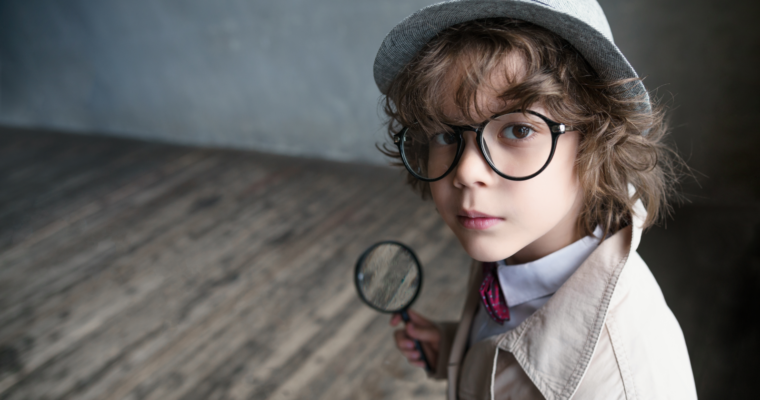
#> input picture sherlock_kid.png, 760 x 400 px, found by its file name
$ python imread.py
#> lines starting #> are read from the running program, lines starting #| are printed output that depends on the picture
import cv2

img_path = "C:\dip\sherlock_kid.png"
img = cv2.imread(img_path)
#> img is the input picture: shape (400, 760, 3); mean B, G, R 93.1, 94.7, 96.7
# print(img.shape)

img_gray = cv2.cvtColor(img,cv2.COLOR_BGR2GRAY)
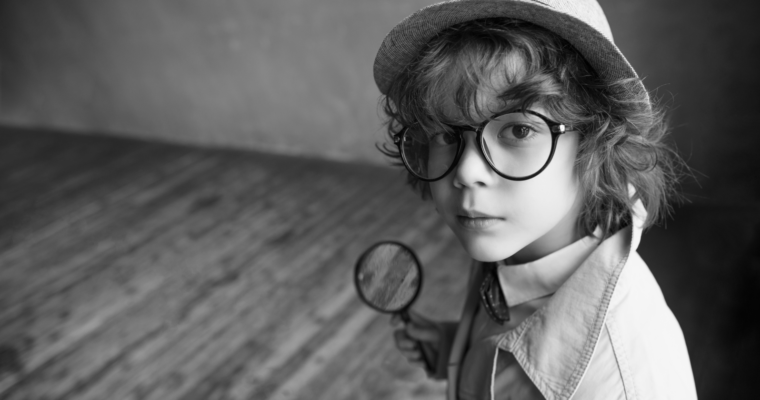
#> img_gray: shape (400, 760); min 1, max 254, mean 95.2
img_hsv = cv2.cvtColor(img,cv2.COLOR_BGR2HSV)
#> img_hsv: shape (400, 760, 3); mean H, S, V 44.7, 40.4, 102
img_rgb = cv2.cvtColor(img,cv2.COLOR_BGR2RGBA)
cv2.imshow("Image",img)
# [6 lines of commented-out code are left out]
cv2.imwrite("C:\dip\sherlock_kid_gray.png", img_gray)
img_resized = cv2.resize(img, (600,500))
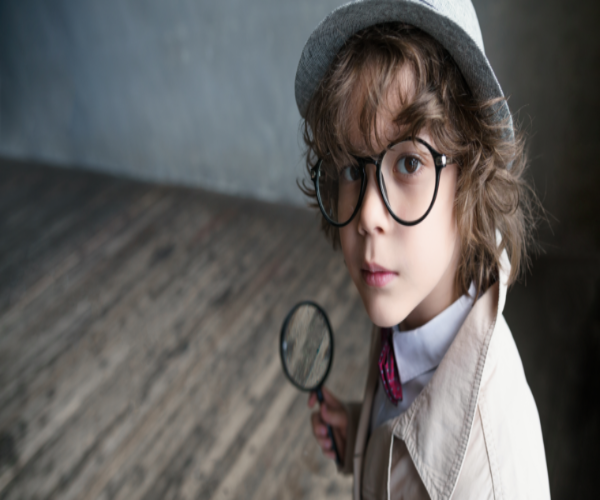
#> img_resized: shape (500, 600, 3); mean B, G, R 93.1, 94.6, 96.7
# cv2.imshow("Resized Image", img_resized)

img_sliced = img[:,350:700]
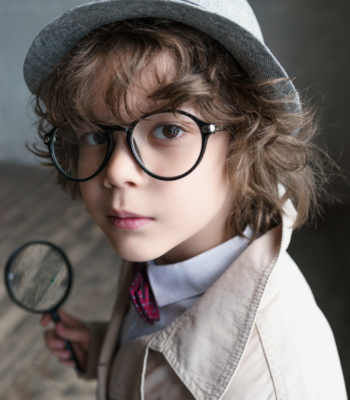
#> img_sliced: shape (400, 350, 3); mean B, G, R 100.6, 104.1, 112
cv2.imshow("Image Sliced", img_sliced)
cv2.waitKey(0)

$ run again, with SavedImg.png copied over sherlock_kid.png
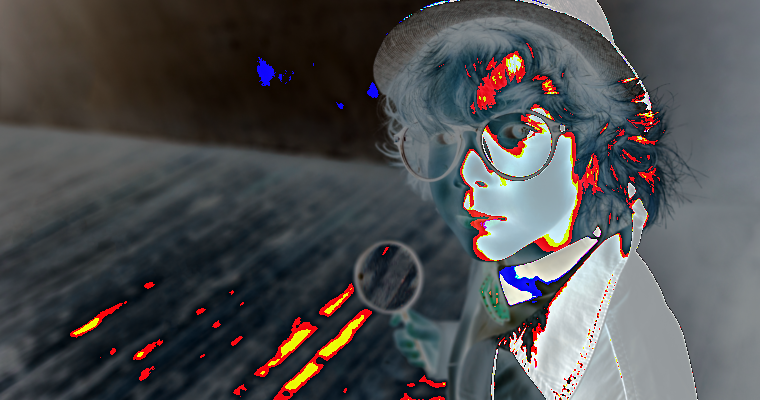
#> input picture SavedImg.png, 760 x 400 px, found by its file name
#> img is the input picture: shape (400, 760, 3); mean B, G, R 79.6, 78, 77.7
#> img_hsv: shape (400, 760, 3); mean H, S, V 82, 77.8, 91
#> `img_resized = cv2.resize(img, (600,500))`:
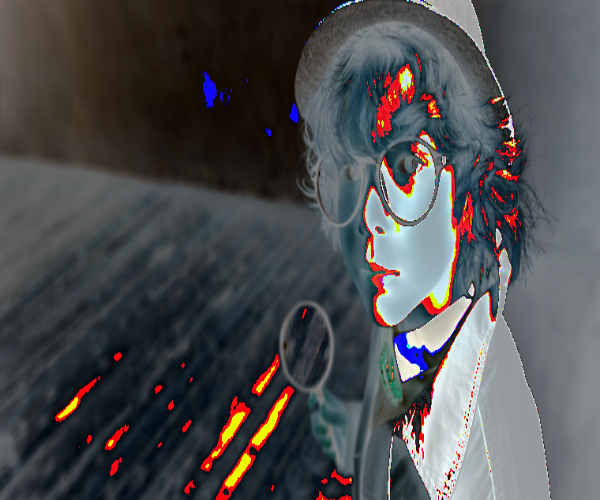
#> img_resized: shape (500, 600, 3); mean B, G, R 79.5, 77.9, 77.6
#> `img_sliced = img[:,350:700]`:
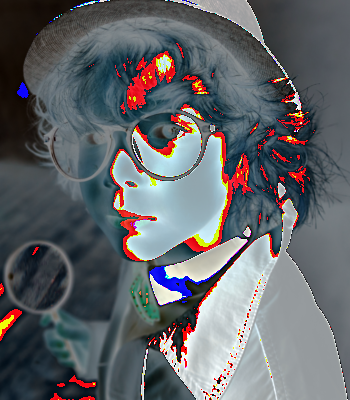
#> img_sliced: shape (400, 350, 3); mean B, G, R 105.2, 101.1, 98.6

$ run again, with WIN_20221126_21_04_42_Pro.jpg saved as sherlock_kid.png
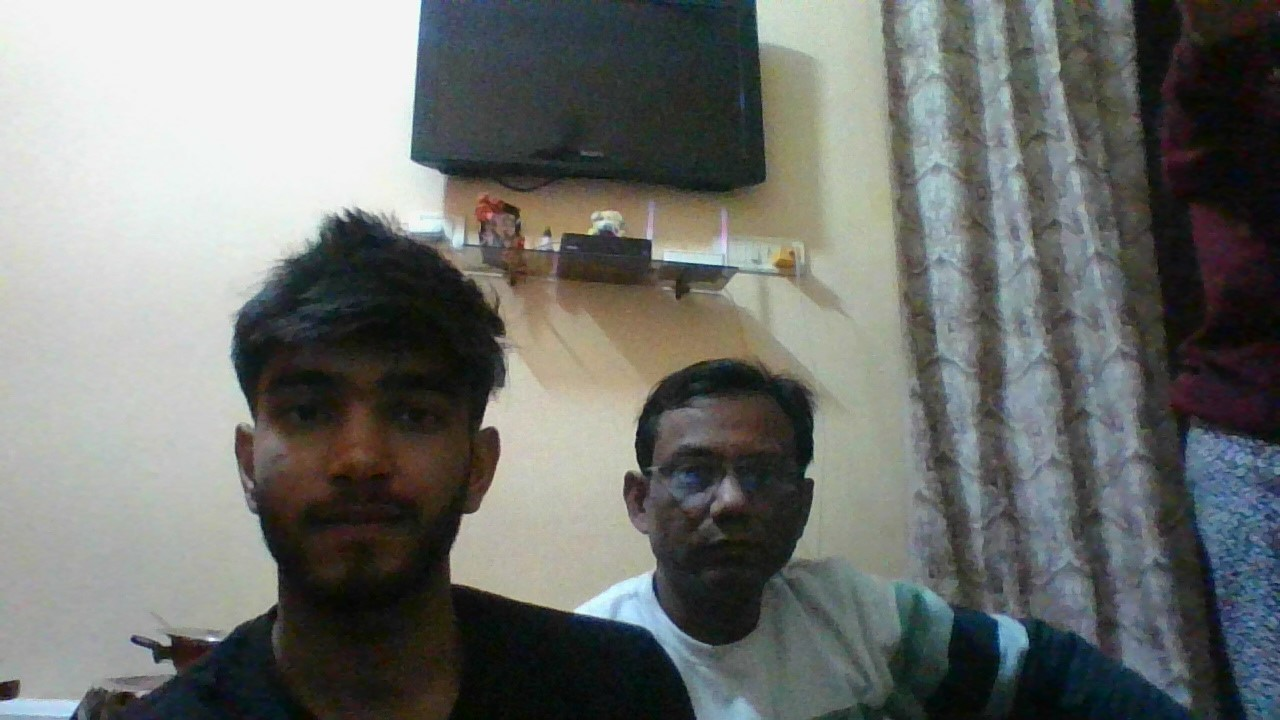
#> input picture WIN_20221126_21_04_42_Pro.jpg, 1280 x 720 px, found by its file name
#> img is the input picture: shape (720, 1280, 3); mean B, G, R 111.6, 114.8, 112.3
#> img_hsv: shape (720, 1280, 3); mean H, S, V 61.2, 48.8, 119.7
#> `img_resized = cv2.resize(img, (600,500))`:
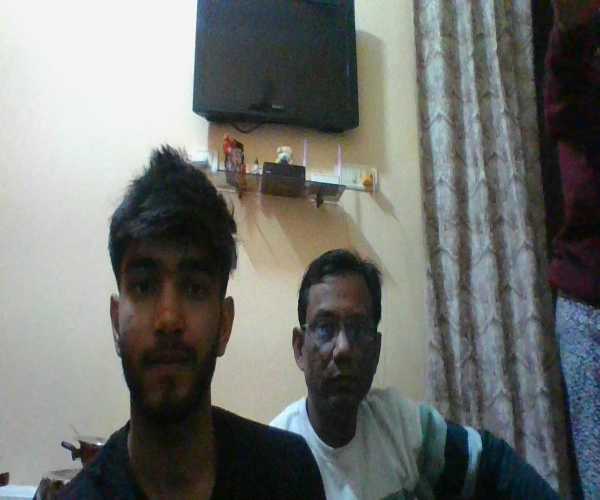
#> img_resized: shape (500, 600, 3); mean B, G, R 111.5, 114.7, 112.2
#> `img_sliced = img[:,350:700]`:
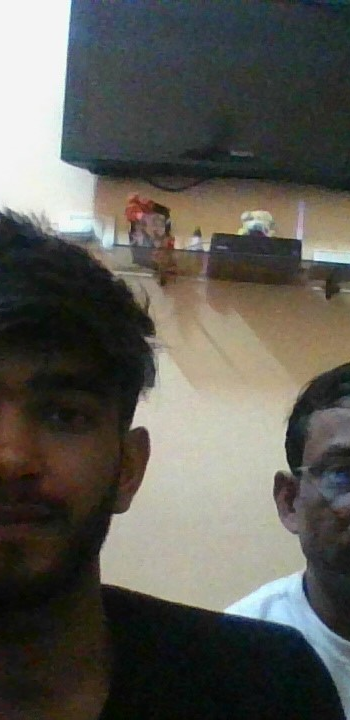
#> img_sliced: shape (720, 350, 3); mean B, G, R 83.9, 90.5, 91.7
